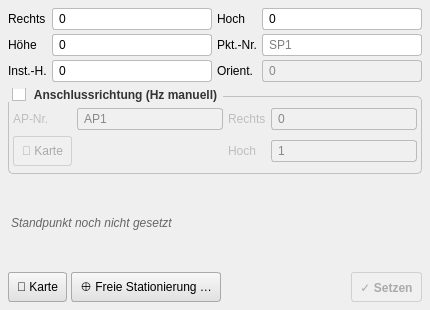
<?xml version="1.0" encoding="UTF-8"?>
<ui version="4.0">
 <class>StandortDialogBase</class>
 <widget class="QDialog" name="StandortDialogBase">
  <property name="geometry">
   <rect><x>0</x><y>0</y><width>430</width><height>310</height></rect>
  </property>
  <property name="windowTitle"><string>Standort setzen</string></property>
  <property name="styleSheet">
   <string notr="true">QGroupBox{font-weight:bold;border:1px solid #c0c0c0;border-radius:5px;margin-top:8px;padding-top:4px;}QGroupBox::title{subcontrol-origin:margin;subcontrol-position:top left;padding:0 4px;color:#333;}QLineEdit{border:1px solid #bbb;border-radius:3px;padding:2px 4px;background:white;}QLineEdit:disabled{background:#f0f0f0;color:#888;}QPushButton{border:1px solid #aaa;border-radius:3px;padding:3px 8px;background:qlineargradient(x1:0,y1:0,x2:0,y2:1,stop:0 #f8f8f8,stop:1 #e0e0e0);min-height:22px;}QPushButton:hover{background:qlineargradient(x1:0,y1:0,x2:0,y2:1,stop:0 #e8f0fe,stop:1 #c8d8f8);border-color:#6699cc;}QPushButton:pressed{background:#c0c8d8;}QPushButton:disabled{color:#aaa;background:#f0f0f0;border-color:#d0d0d0;}</string>
  </property>
  <layout class="QVBoxLayout" name="vl_main">
   <property name="spacing"><number>6</number></property>
   <property name="leftMargin"><number>8</number></property>
   <property name="topMargin"><number>8</number></property>
   <property name="rightMargin"><number>8</number></property>
   <property name="bottomMargin"><number>8</number></property>

   <!-- Koordinateneingabe -->
   <item>
    <layout class="QGridLayout" name="grid_sp">
     <property name="horizontalSpacing"><number>5</number></property>
     <property name="verticalSpacing"><number>4</number></property>
     <item row="0" column="0"><widget class="QLabel" name="label_8"><property name="text"><string>Rechts</string></property></widget></item>
     <item row="0" column="1"><widget class="QLineEdit" name="input_sp_x"><property name="text"><string>0</string></property></widget></item>
     <item row="0" column="2"><widget class="QLabel" name="lbl_x1"><property name="text"><string>Hoch</string></property></widget></item>
     <item row="0" column="3"><widget class="QLineEdit" name="input_sp_y"><property name="text"><string>0</string></property></widget></item>
     <item row="1" column="0"><widget class="QLabel" name="label_9"><property name="text"><string>H&#xF6;he</string></property></widget></item>
     <item row="1" column="1"><widget class="QLineEdit" name="input_sp_z"><property name="text"><string>0</string></property></widget></item>
     <item row="1" column="2"><widget class="QLabel" name="label_3"><property name="text"><string>Pkt.-Nr.</string></property></widget></item>
     <item row="1" column="3"><widget class="QLineEdit" name="input_standpoint"><property name="placeholderText"><string>SP1</string></property></widget></item>
     <item row="2" column="0"><widget class="QLabel" name="label_4"><property name="text"><string>Inst.-H.</string></property></widget></item>
     <item row="2" column="1"><widget class="QLineEdit" name="input_ih"><property name="text"><string>0</string></property></widget></item>
     <item row="2" column="2"><widget class="QLabel" name="label_11"><property name="text"><string>Orient.</string></property></widget></item>
     <item row="2" column="3">
      <widget class="QLineEdit" name="input_orientation">
       <property name="enabled"><bool>false</bool></property>
       <property name="text"><string>0</string></property>
      </widget>
     </item>
    </layout>
   </item>

   <!-- Anschlussrichtung -->
   <item>
    <widget class="QGroupBox" name="groupBox_8">
     <property name="title"><string>Anschlussrichtung (Hz manuell)</string></property>
     <property name="checkable"><bool>true</bool></property>
     <property name="checked"><bool>false</bool></property>
     <layout class="QGridLayout" name="grid_ap">
      <property name="horizontalSpacing"><number>5</number></property>
      <property name="verticalSpacing"><number>3</number></property>
      <property name="leftMargin"><number>4</number></property>
      <property name="topMargin"><number>4</number></property>
      <property name="rightMargin"><number>4</number></property>
      <property name="bottomMargin"><number>4</number></property>
      <item row="0" column="0"><widget class="QLabel" name="label_14"><property name="text"><string>AP-Nr.</string></property></widget></item>
      <item row="0" column="1"><widget class="QLineEdit" name="input_ap"><property name="text"><string>AP1</string></property></widget></item>
      <item row="0" column="2"><widget class="QLabel" name="label_12"><property name="text"><string>Rechts</string></property></widget></item>
      <item row="0" column="3"><widget class="QLineEdit" name="input_ap_x"><property name="text"><string>0</string></property></widget></item>
      <item row="1" column="0">
       <widget class="QPushButton" name="btn_select_ap">
        <property name="text"><string>&#x1F4CD; Karte</string></property>
        <property name="toolTip"><string>Anschlusspunkt per Klick in der Karte ausw&#xE4;hlen</string></property>
       </widget>
      </item>
      <item row="1" column="2"><widget class="QLabel" name="label_13"><property name="text"><string>Hoch</string></property></widget></item>
      <item row="1" column="3"><widget class="QLineEdit" name="input_ap_y"><property name="text"><string>1</string></property></widget></item>
     </layout>
    </widget>
   </item>

   <!-- Statusanzeige -->
   <item>
    <widget class="QLabel" name="lbl_sp_dialog">
     <property name="text"><string>Standpunkt noch nicht gesetzt</string></property>
     <property name="wordWrap"><bool>true</bool></property>
     <property name="styleSheet"><string notr="true">color:#666;font-style:italic;padding:2px 0;</string></property>
    </widget>
   </item>

   <!-- Schaltfl&#xE4;chen -->
   <item>
    <layout class="QHBoxLayout" name="hl_dlg_btns">
     <property name="spacing"><number>4</number></property>
     <item>
      <widget class="QPushButton" name="btn_select_sp">
       <property name="text"><string>&#x1F4CD; Karte</string></property>
       <property name="toolTip"><string>Koordinaten per Klick in der Karte &#xFC;bernehmen</string></property>
      </widget>
     </item>
     <item>
      <widget class="QPushButton" name="btn_resection">
       <property name="text"><string>&#x2295; Freie Stationierung &#x2026;</string></property>
       <property name="toolTip"><string>Standpunkt aus Messungen zu bekannten Anschlusspunkten berechnen</string></property>
      </widget>
     </item>
     <item>
      <spacer>
       <property name="orientation"><enum>Qt::Horizontal</enum></property>
       <property name="sizeHint" stdset="0"><size><width>10</width><height>0</height></size></property>
      </spacer>
     </item>
     <item>
      <widget class="QPushButton" name="btn_setSp_confirm">
       <property name="enabled"><bool>false</bool></property>
       <property name="text"><string>&#x2713; Setzen</string></property>
       <property name="toolTip"><string>Standpunkt mit eingegebenen Werten setzen und Orientierung berechnen</string></property>
       <property name="styleSheet"><string notr="true">QPushButton:enabled{background:qlineargradient(x1:0,y1:0,x2:0,y2:1,stop:0 #e3f2fd,stop:1 #bbdefb);border-color:#64b5f6;font-weight:bold;}</string></property>
      </widget>
     </item>
    </layout>
   </item>

  </layout>
 </widget>
 <resources/>
 <connections/>
</ui>
